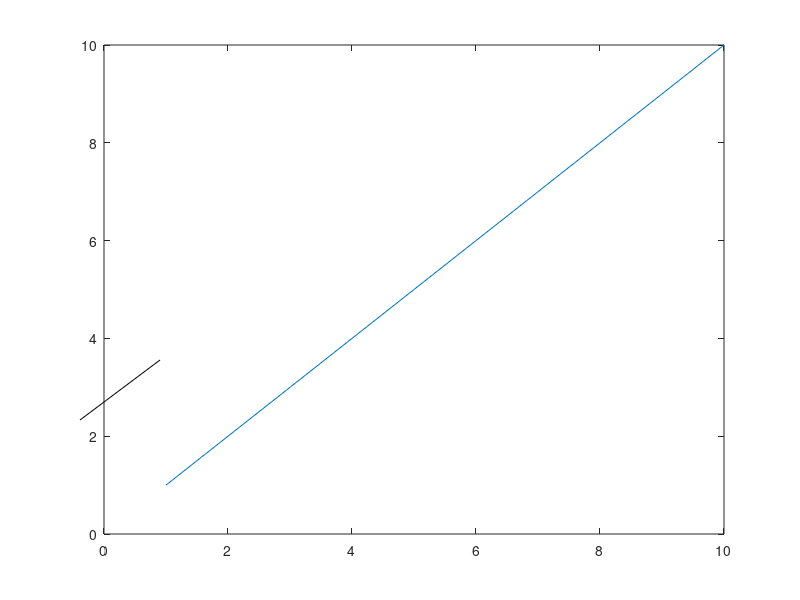

This figure's MATLAB source: (Note: this script raises an error after producing the figure.)
%=============================================================================
% Copyright (c) 2016-present Allan CORNET (Nelson)
%=============================================================================
% This file is part of Nelson.
%=============================================================================
% LICENCE_BLOCK_BEGIN
% SPDX-License-Identifier: LGPL-3.0-or-later
% LICENCE_BLOCK_END
%=============================================================================
% <--ADV-CLI MODE-->
%=============================================================================
f = figure('Visible', 'off');
plot(1:10);
%=============================================================================
h = annotation('line', [0.1 0.2], [0.3 0.4]);
ar = annotation('arrow', 'Color', 'red', 'LineStyle', '--', 'HeadStyle', 'plain');
tb = annotation('textbox', [0.2 0.2 0.3 0.2], 'String', 'label', ...
  'FitBoxToText', 'off', 'BackgroundColor', '#336699', 'FaceAlpha', 0.5, ...
  'Rotation', 10, 'HorizontalAlignment', 'center', 'VerticalAlignment', 'middle');
%=============================================================================
u = annotation('rectangle', [0.1 0.2 0.3 0.4]);
originalPosition = u.Position;
u.Units = 'pixels';
asserts.isequal(u.Units, 'pixels');
u.Units = 'normalized';
asserts.isapprox(u.Position, originalPosition, 1e-12);
asserts.checkerror('set(u, ''Units'', ''data'');', graphicsPropertyErrorMessage('Units', 'Nelson:graphics:illegalSelection'));
set(u, 'Units', 'pixels', 'Position', [20 30 40 50]);
asserts.isequal(u.Units, 'pixels');
asserts.isequal(u.Position, [20 30 40 50]);
asserts.checkerror('set(h, ''LineWidth'', 0);', graphicsPropertyErrorMessage('LineWidth', 'Nelson:annotation:expectedPositiveScalar'));
asserts.checkerror('set(ar, ''HeadLength'', -1);', graphicsPropertyErrorMessage('HeadLength', 'Nelson:annotation:expectedPositiveScalar'));
asserts.checkerror('set(tb, ''Margin'', -1);', graphicsPropertyErrorMessage('Margin', 'Nelson:annotation:expectedNonnegativeScalar'));
%=============================================================================
